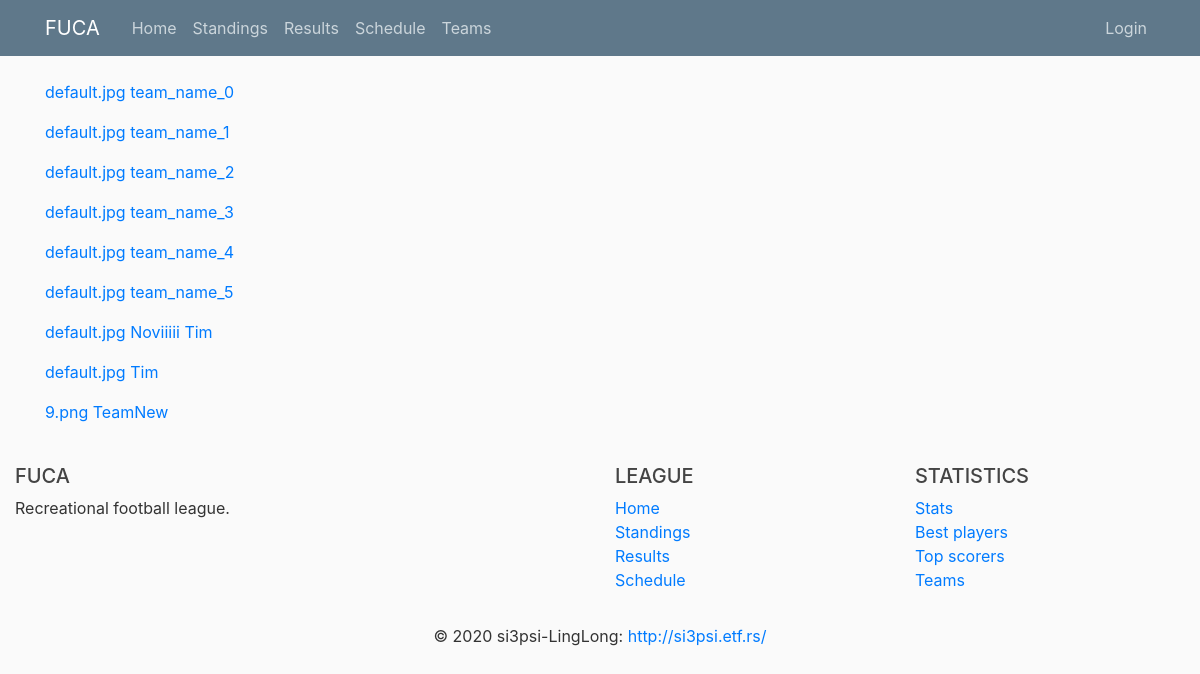
The app's page /teams, older data.
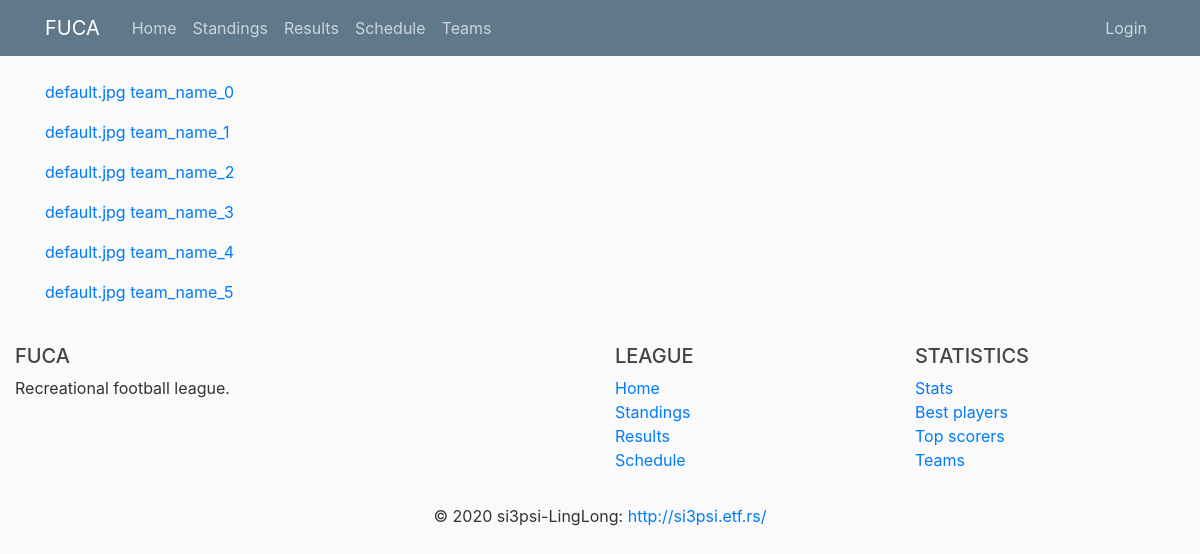
The same page, newer data.
### fuca/models.py (models this page shows, shortened)
class Team(db.Model):
    __tablename__ = 'team'
    id          = db.Column(db.Integer,     primary_key=True)
    name        = db.Column(db.String(100), nullable=False, unique=True)
    matches     = db.Column(db.Integer,     nullable=False, default=0)
    wins        = db.Column(db.Integer,     nullable=False, default=0)
    losses      = db.Column(db.Integer,     nullable=False, default=0)
    draws       = db.Column(db.Integer,     nullable=False, default=0)
    goal_diff   = db.Column(db.Integer,     nullable=False, default=0)
    logo_image  = db.Column(db.String(20),  nullable=False, default='default.jpg')
    captain_id  = db.Column(db.Integer, db.ForeignKey('player.id'))
    host_matches    = db.relationship('Match',  backref='host_team',    lazy=True,  foreign_keys=Match.host_team_id)
    guest_matches   = db.relationship('Match',  backref='guest_team',   lazy=True,  foreign_keys=Match.guest_team_id)
    players         = db.relationship('Player', backref='team',         lazy=True,  foreign_keys=Player.team_id)
    def points(self):
        return self.wins*3 + self.draws*1
    def jinja_dict(self):
        return {'name'          : self.name,
                'logo'          : self.logo_image,
                'matches'       : self.matches,
                'wins'          : self.wins,
                'losses'        : self.losses,
                'draws'         : self.draws,
                'goal_diff'     : self.goal_diff,
                'points'        : self.points(),
                'id'            : self.id}

### fuca/routes/home_routes.py (the view)
@app.route("/teams")
def teams():
    teams_db = Team.query.all()
    teams = [team.jinja_dict() for team in teams_db]
    return render_template('home/teams.html', teams=teams, title='Teams')

### fuca/templates/home/teams.html
{% extends 'home/layout.html' %}
{% block content %}
    {% for team in teams %}
        <p><a href="{{ url_for('team', id=team.id)}}">{{ team.logo }} {{ team.name }}</a></p>
    {% endfor %}
{% endblock content %}

Row changes from the older to the newer data that the page shows:
removed Team: logo "default.jpg", name "Noviiiii Tim"
removed Team: logo "default.jpg", name "Tim"
removed Team: logo "9.png", name "TeamNew"
